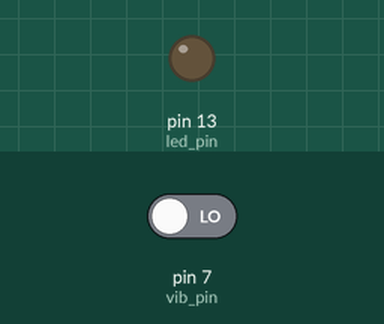
Simulated run of this sketch. Board: Arduino Uno, built with avr-gcc and run on an emulated ATmega328P. Shown: output pins drawn as LEDs (lit = HIGH). The test bench sets the inputs (shaded band); at power-on: pin 7 (vib_pin) LOW.

Above: at 1.2 s.
1.3 s: pin 7 (vib_pin) driven HIGH
At 2.1 s:
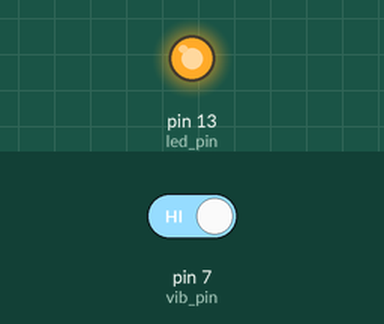
4.3 s: pin 7 (vib_pin) driven LOW
At 4.9 s:
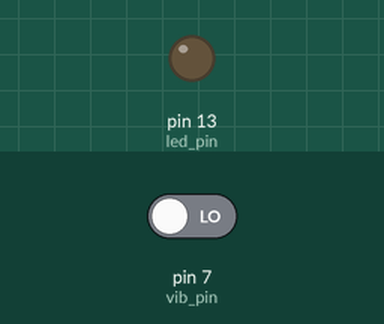
Timing chart, 0 to 7.3 s (numbered marks = the images above; inputs shaded):
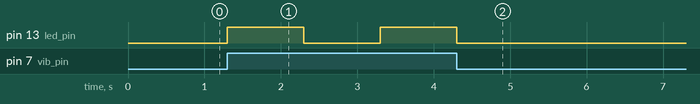

Measured:
- after the input at 1.3 s, pin 13 (led_pin): LOW → HIGH at once, → LOW 1.0 s later, → HIGH 1.0 s later
- after the input at 4.3 s, pin 13 (led_pin): goes on until 4.3 s, then stays LOW

The sketch:

Vibration_sensor.ino
```cpp
int vib_pin=7;
int led_pin=13;
void setup() {
  pinMode(vib_pin,INPUT);
  pinMode(led_pin,OUTPUT);
}

void loop() {
  int val;
  val=digitalRead(vib_pin);
  if(val==1)
  {
    digitalWrite(led_pin,HIGH);
    Serial.print("vibrating");
    delay(1000);
    digitalWrite(led_pin,LOW);
    Serial.print("no vibration");
    delay(1000);
   }
   else
   digitalWrite(led_pin,LOW);
}
```
